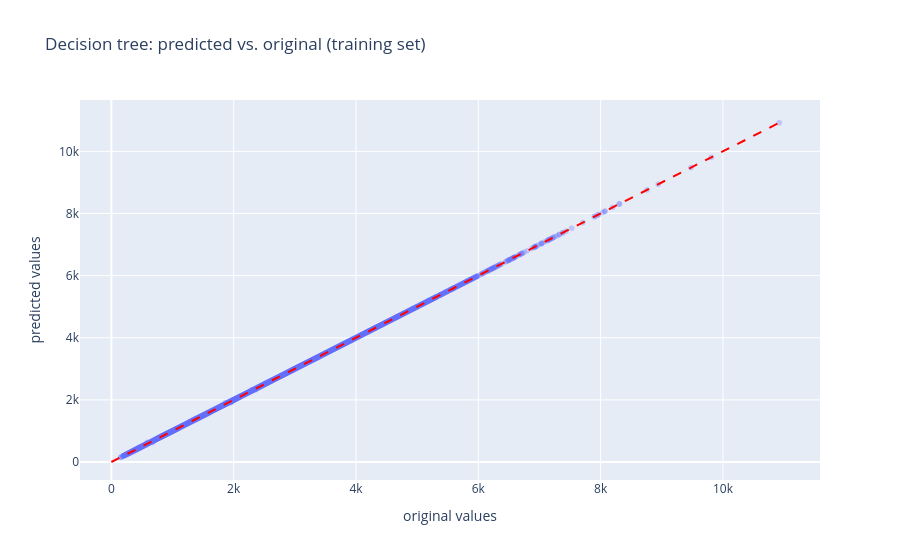

Notebook source saved alongside this figure:
### Markdown cell above
> 💡 **Uitleg**
>
> Exact hetzelfde patroon als bij de lineaire regressie (aanmaken → `fit` → `predict`), enkel een ander model. Dat is de kracht van scikit-learn: **elk model heeft dezelfde methodes**.
>
> `random_state=42` omdat een beslissingsboom bij gelijke keuzes soms willekeurig kiest; zo krijg je telkens hetzelfde resultaat.

### Code cell
plot_predictions(y_train, predictions_tree_train, "Decision tree: predicted vs. original (training set)")

### Figure 1 — Plotly figure (JSON) as saved in the notebook; plotly's stock layout.template omitted (floating-point values rounded to 4 significant figures; data arrays with more than 128 entries replaced by an {"elided": "..."} marker saying what was removed)
{"data": [{"hovertemplate": "original values=%{x}<br>predicted values=%{y}<extra></extra>", "legendgroup": "", "marker": {"color": "#636efa", "opacity": 0.3, "symbol": "circle"}, "mode": "markers", "name": "", "showlegend": false, "x": {"elided": "40000 float values"}, "xaxis": "x", "y": {"elided": "40000 float values"}, "yaxis": "y", "type": "scattergl"}], "layout": {"xaxis": {"anchor": "y", "domain": [0.0, 1.0], "title": {"text": "original values"}}, "yaxis": {"anchor": "x", "domain": [0.0, 1.0], "title": {"text": "predicted values"}}, "legend": {"tracegroupgap": 0}, "title": {"text": "Decision tree: predicted vs. original (training set)"}, "shapes": [{"line": {"color": "red", "dash": "dash"}, "type": "line", "x0": 0, "x1": 10920.0, "y0": 0, "y1": 10920.0}]}}
